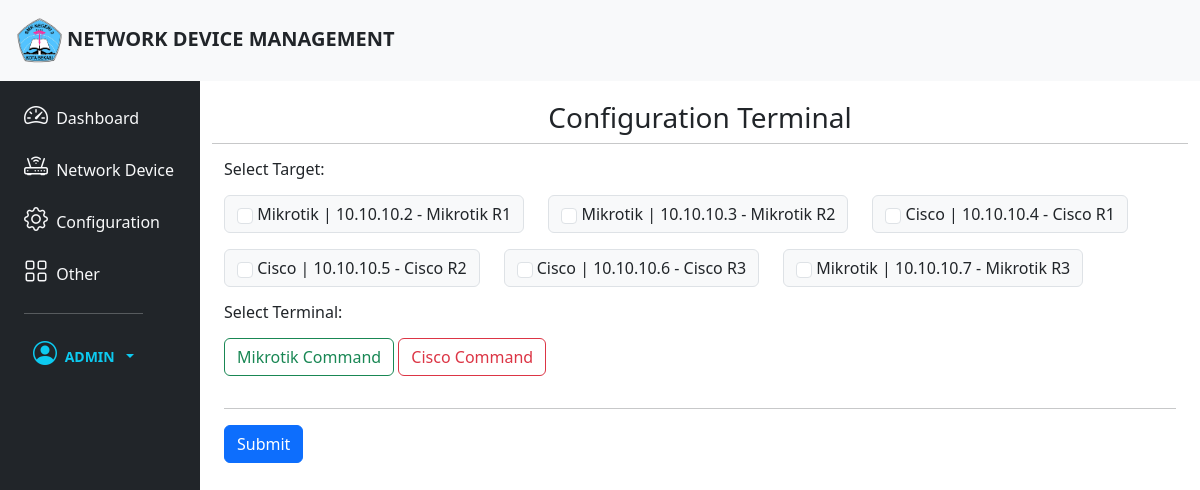
The app's page /configuration/ (signed in) with its own data.
### NetworkManager/models.py (models this page shows, shortened)
class Device(models.Model):
    IP_address = models.CharField(max_length=255)
    hostname = models.CharField(max_length=255)
    username = models.CharField(max_length=255)
    password = models.CharField(max_length=255, blank=True)
    SSH_port = models.IntegerField(default=22)
    CHOOSE_VENDOR= (
        ('mikrotik', 'Mikrotik'),
        ('cisco', 'Cisco')
    )
    vendor = models.CharField(max_length=255, choices= CHOOSE_VENDOR, blank=True)
    TYPE_CHOICES = (
        ('router', 'Router'),
        ('switch', 'Switch')
    )
    device_type = models.CharField(max_length=255, choices=TYPE_CHOICES, blank=True)

### NetworkManager/views.py (the view)
# urls.py: path('configuration/',views.configuration, name = 'configuration'),
@login_required
def configuration(request):
    if request.method == 'POST':
        selected_device_id = request.POST.getlist('device')
        mikrotik_cmd = request.POST['mikrotik_cmd'].splitlines()
        cisco_cmd = request.POST['cisco_cmd'].splitlines()
        for x in selected_device_id:
            dev = get_object_or_404(Device, pk=x)
            ssh_client = paramiko.SSHClient()
            ssh_client.set_missing_host_key_policy(paramiko.AutoAddPolicy())
            ssh_client.connect(hostname=dev.IP_address, username=dev.username, password=dev.password)
            try:
                if dev.vendor.lower() == 'mikrotik':
                    for cmd in mikrotik_cmd:
                        stdin, stdout, stderr = ssh_client.exec_command(cmd)
                else:
                    conn = ssh_client.invoke_shell()
                    conn.send("conf terminal\n")
                    for cmd in cisco_cmd:
                        conn.send(cmd+"\n")
                        time.sleep(1)
                '''log = Log(target=dev.IP_address + " ( " +dev.hostname+" ) ", action="Configuration", status="Success", time=datetime.now(), message="Complete - No Error ")
                log.save()'''
            except Exception as Exc:
                '''log = Log(target=dev.IP_address + " ( " +dev.hostname+" ) ", action="Configuration", status="Error", time=datetime.now(), message=Exc)
                log.save()'''
        return redirect('home')
    else:
        devices = Device.objects.all()
        context = {
            'devices': devices,
        }
        return render(request, 'configuration.html', context)

### templates/configuration.html (shortened to what this page needs)
{% extends 'base.html' %}
{% block content %}
<div class="col py-1">
    <div class="container ">
        <div class="row">
            <h3 class="text-center mt-3">Configuration Terminal</h3>
            <hr>
            <h6 class="mb-3">Select Target:</h6>
            <form method="POST">
            <div class="row">
                {% for device in devices %}
                <div class="col-auto">
                    <div class="input-group mb-3">
                        <div class="input-group-prepend">
                            <div class="input-group-text text-capitalize">
                                <input class="form-check-input" type="checkbox" name="device" value="{{ device.id }}">&nbsp;{{device.vendor}} | {{device.IP_address}} - {{device.hostname}}
                            </div>
                        </div>
                    </div>
                </div>
                {% endfor %}
            </div>
            <h6 class="mb-3">Select Terminal:</h6>
                <a class="mb-3 btn btn-outline-success" data-bs-toggle="collapse" href="#Mikrotik" role="button" aria-expanded="false">Mikrotik Command</a>
                <button class="mb-3 btn btn-outline-danger" type="button" data-bs-toggle="collapse" data-bs-target="#Cisco" aria-expanded="false">Cisco Command</button>
                    <hr>
                <button type="submit" class="btn btn-primary">Submit</button>
            </form>
        </div>
    </div>
</div>
{% endblock content %}

### templates/base.html (shortened to what this page needs)
<!DOCTYPE html>
<html lang="en">
<head>
    {% load static %}
    <link rel="stylesheet" href="{% static 'bootstrap-5.3.0-dist/css/bootstrap.min.css' %}">
    <link rel="stylesheet" href="{% static 'bootstrap-icons-1.10.5/font/bootstrap-icons.min.css' %}">
    <link rel="stylesheet" href="{% static 'DataTables/datatables.min.css' %}"/>
</head>
<body>
    <header>
        <nav class="navbar bg-light ">
            <div class="container-fluid">
                <a class="navbar-brand text-uppercase fw-bold text-dark" href="{% url 'home' %}" id="navbar">
                    <img src="{% static 'img/SMKN3Bekasi.png' %}" alt="Logo" width="55" height="55"
                        class="d-inline-block align-text-center p-1">Network Device Management
                </a>
            </div>
        </nav>
    </header>
    <section>
        <div class="container-fluid">
            <div class="row">
                <div class="container-fluid">
                    <div class="row flex-nowrap">
                        <div class="col-auto col-md-3 col-xl-2 px-sm-2 px-0 bg-dark">
                            <div
                                class="d-flex flex-column align-items-center align-items-sm-start px-3 pt-2 text-dark min-vh-100">
                                <ul class="nav nav-pills flex-column mb-sm-auto mb-0 align-items-center align-items-sm-start" id="menu">
                                    <li class="nav-item">
                                        <a href="{% url 'home' %}" class="nav-link align-middle px-0 text-light">
                                            <i class="fs-4 bi-speedometer2"></i> <span class="ms-1 d-none d-sm-inline ">Dashboard</span>
                                        </a>
                                    </li>
                                    <li>
                                        <a href="#submenu1" data-bs-toggle="collapse" class="nav-link px-0 align-middle text-light">
                                            <i class="fs-4 bi bi-router"></i> <span class="ms-1 d-none d-sm-inline">Network Device</span> </a>
                                    </li>
                                    <li>
                                        <a href="#submenu2" data-bs-toggle="collapse" class="nav-link px-0 align-middle text-light">
                                            <i class="fs-4 bi-gear"></i> <span class="ms-1 d-none d-sm-inline">Configuration</span></a>
                                    </li>
                                    <li>
                                        <a href="#submenu3" data-bs-toggle="collapse" class="nav-link px-0 align-middle text-light">
                                            <i class="fs-4 bi-grid"></i> <span class="ms-1 d-none d-sm-inline">Other</span></a>
                                    </li>
                                    <li>
                                        <div class="dropdown">
                                            <hr class="text-light">
                                            <button href="#"
                                                class="btn btn-sm btn-close-white text-info dropdown-toggle"
                                                id="dropdownUser1" data-bs-toggle="dropdown" aria-expanded="false">
                                                <i class="fs-4 bi bi-person-circle"></i>
                                                <span class="d-none d-sm-inline mx-1 text-uppercase fw-bold">{{request.user.username}}</span>
                                            </button>
                                        </div>
                                    </li>
                                </ul>
                            </div>
                        </div>
                        {% block content %}
                        {% endblock %}
                    </div>
                </div>
            </div>
        </div>
    </section>
</body>
</html>

### records on screen
Device: vendor "Mikrotik", IP_address "10.10.10.2", hostname "Mikrotik R1"
Device: vendor "Mikrotik", IP_address "10.10.10.3", hostname "Mikrotik R2"
Device: vendor "Cisco", IP_address "10.10.10.4", hostname "Cisco R1"
Device: vendor "Cisco", IP_address "10.10.10.5", hostname "Cisco R2"
Device: vendor "Cisco", IP_address "10.10.10.6", hostname "Cisco R3"
Device: vendor "Mikrotik", IP_address "10.10.10.7", hostname "Mikrotik R3"

### other values on screen
{{ request.user.username }} "ADMIN"
